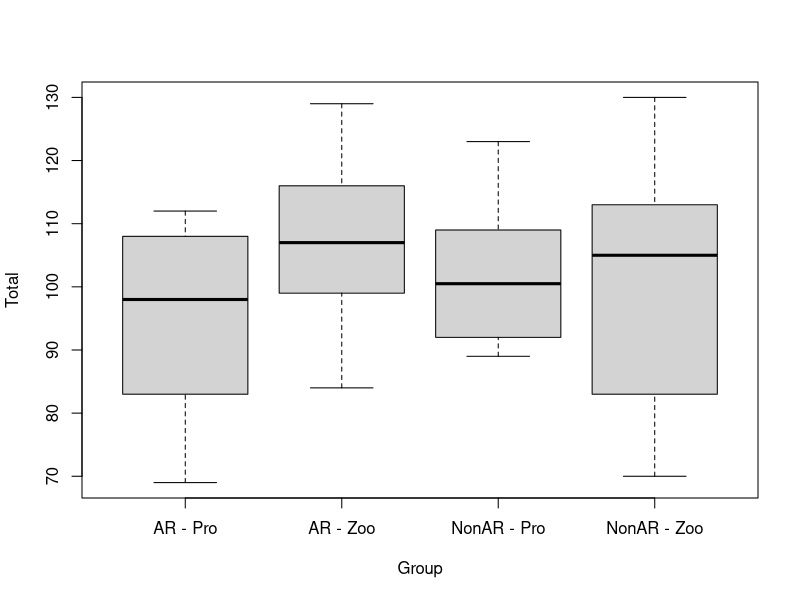
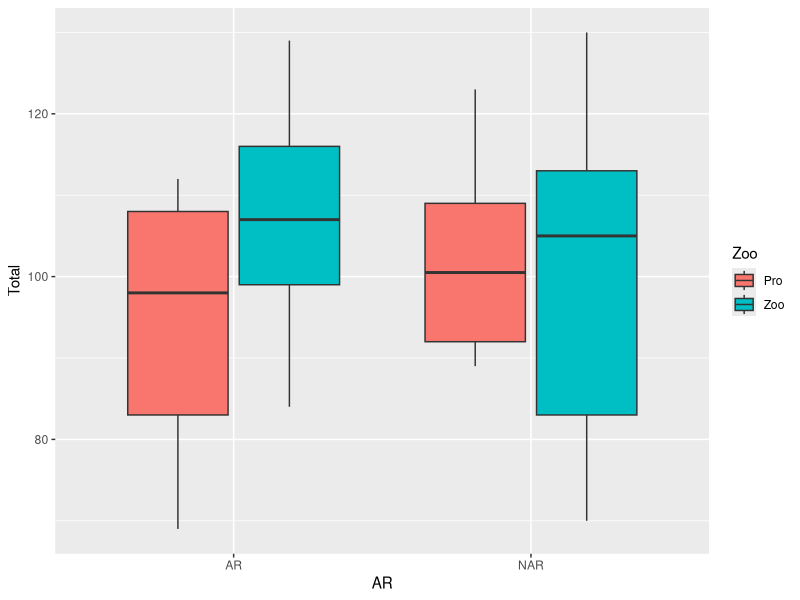
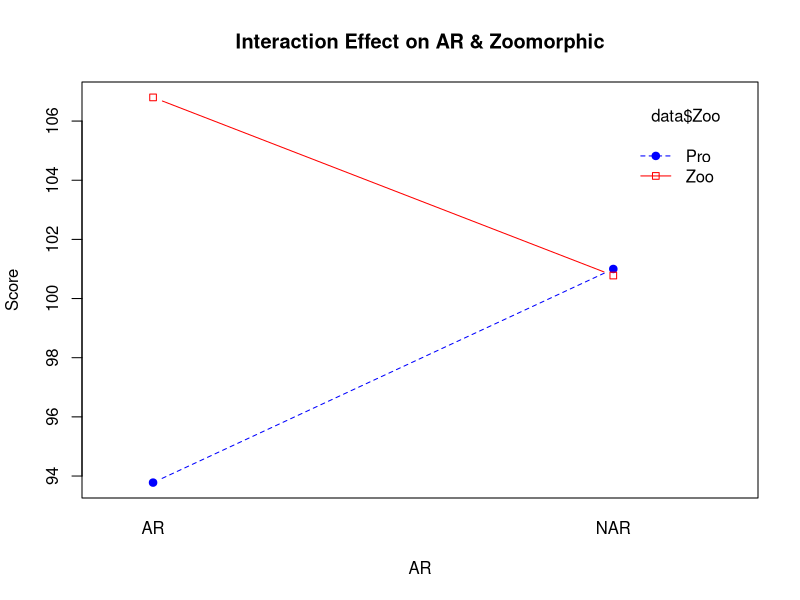
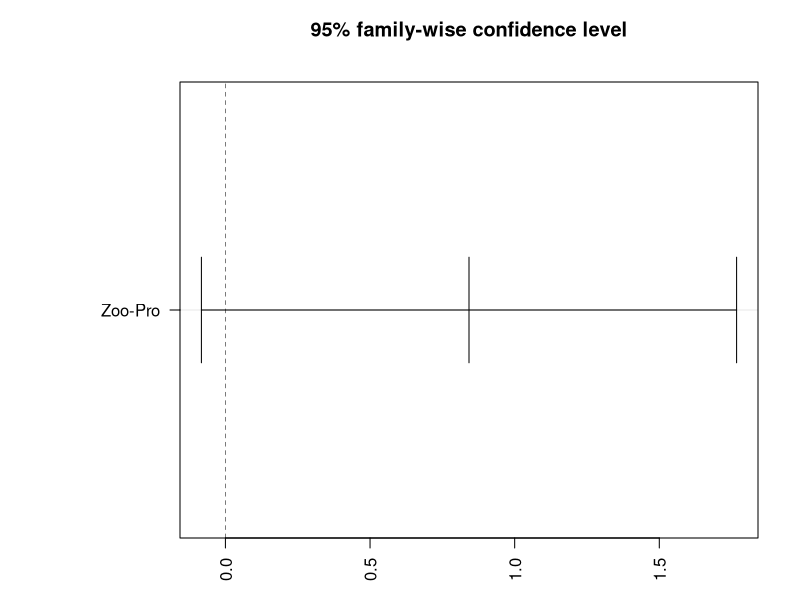
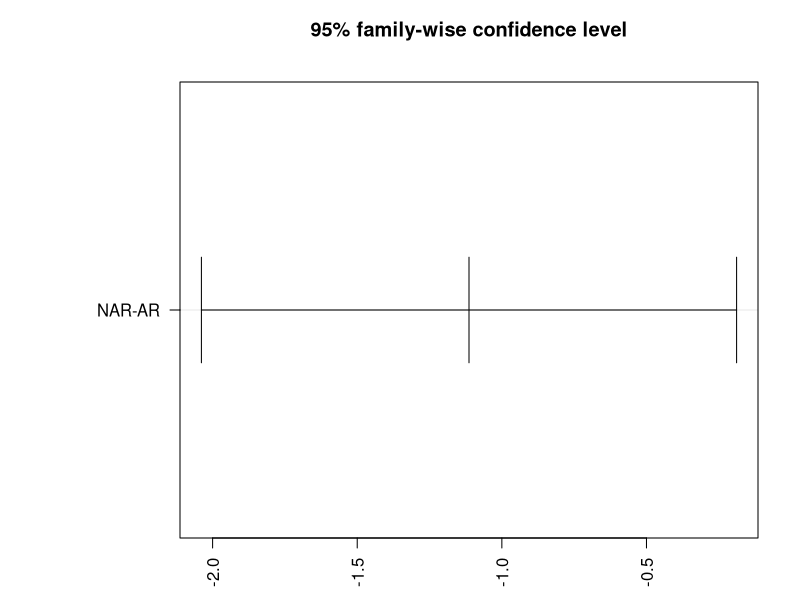
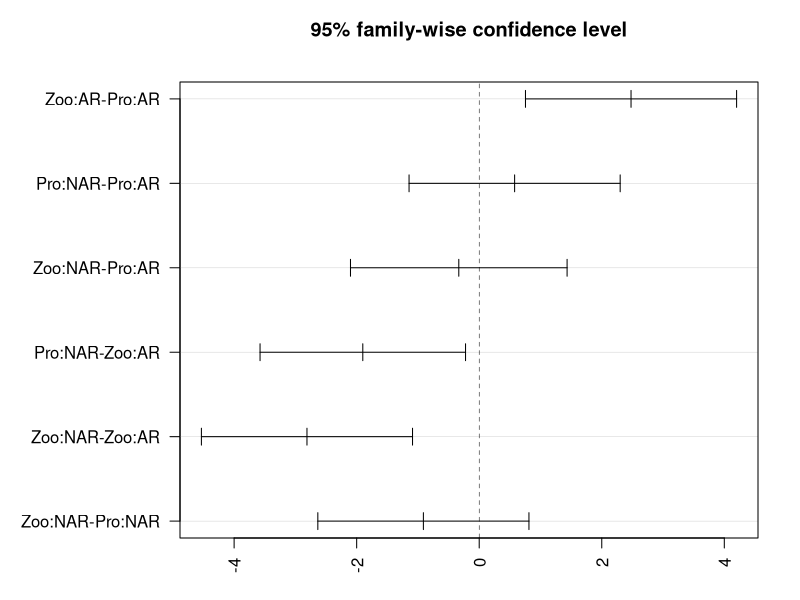

R code for these plots, in order:
################################################################################
################# Digital Healthcare Virtual Agent Research ####################

## Dataset: Responses from after DHVA experiments questionnaires.
## 




################################################################################

library(ggplot2)
library(dplyr)
library(psych)

getwd()

################################################################################
################################################################################

## Basic data preprocessing
data <- read.csv("./data/AR_response.csv")  # original data
data <- read.csv("./data/AR_response2.csv") # participant 1~3 edited
data <- read.csv("./data/AR_response2_adjusted.csv") # participant 1~3 edited + data adjusted
data <- read.csv("./data/AR_response2_adjusted_copy.csv") # participant 1~3 edited + data adjusted + n




head(data)
colnames(data)[1] <- "Group"
colnames(data)

## Factorizing categorical variables
data$Group <- as.factor(data$Group)
data$Age <- as.factor(data$Age)
data$Gender <- as.factor(data$Gender)

str(data)

## Adding new variables
# 1. Column to recognize AR or NonAR
AR_cat <- ifelse(data$Group=="AR - Pro"|data$Group=="AR - Zoo", "AR", "NAR")
data$AR <- AR_cat
data$AR <- as.factor(data$AR)

# 2. Column to recognize Pro or Zoo
Zoo_cat <- ifelse(data$Group=="AR - Zoo"|data$Group=="NonAR - Zoo", "Zoo", "Pro")
data$Zoo <- Zoo_cat
data$Zoo <- as.factor(data$Zoo)

# 3. Columns to sum up the questionnaires

# ATT(Attitude), ITU(Intention of Use), PENJ(Perceived Enjoyment), PEOU(Perceived Ease of Use)
# PS(Perceived Sociability), PU(Perceived Usefulness), SP(Social Presence), TRU(Trust)
# ANX(Anxiety), SI(Social Influence)
data <- data %>% 
  mutate(ATT = Q1 + Q2 + Q3, ITU = Q4 + Q5 + Q6, PENJ = Q7 + Q8 + Q9, 
         PEOU = Q10 + Q11 + Q12, PS = Q13 + Q14 + Q15, PU = Q16 + Q17 + Q18,
         SP = Q19 + Q20 + Q21, TRU = Q22 + Q23 + Q24, ANX = Q25 + Q26 + Q27, 
         SI = Q28 + Q29 + Q30)

data <- data %>% 
  mutate(Total = ATT + ITU + PENJ + PEOU + PS + PU + SP + TRU + ANX + SI)

head(data)
summary(data)


################################################################################
## Cronbach Alpha test

head(data)

alpha(data[,4:6])   # Q1~Q3: ATT(Attitude)             
alpha(data[,7:9])   # Q4~Q6: ITU(Intention of Use)            
alpha(data[,10:12]) # Q7~Q9: PENJ(Perceived Enjoyment)
alpha(data[,13:15]) # Q10~Q12: PEOU(Perceived Ease of Use)
alpha(data[,16:18]) # Q13~Q15: PS(Perceived Sociability) - low
alpha(data[,16:17]) # Q13~Q15: PS(Perceived Sociability) --> Q15 droped.
alpha(data[,19:21]) # Q16~Q18: PU(Perceived Usefulness)
alpha(data[,22:24]) # Q19~Q21: SP(Social Presence)
alpha(data[,25:27]) # Q22~Q24: TRU(Trust) - low
alpha(data[,28:30]) # Q25~Q27: ANX(Anxiety)
alpha(data[,31:33]) # Q28~Q30: SI(Social Influence)


################################################################################

## Simple check for the box plot and interaction plot
boxplot(Total ~ Group, data=data)
ggplot(data, aes(x = AR, y = Total, fill = Zoo)) + geom_boxplot()

interaction.plot(data$AR, data$Zoo, data$Total, 
                 main = "Interaction Effect on AR & Zoomorphic",
                 xlab = "AR", ylab = "Score", type = "b",
                 pch = c(19, 22), col=c("blue", "red"), legend=TRUE)



# ATT(Attitude), ITU(Intention of Use), PENJ(Perceived Enjoyment), PEOU(Perceived Ease of Use)
# PS(Perceived Sociability), PU(Perceived Usefulness), SP(Social Presence), TRU(Trust)
# ANX(Anxiety), SI(Social Influence)


## One-way ANOVA test for each variable
result_AR <-aov(Total ~ AR, data = data)
anova(result_AR)

result_zoo <- aov(Total ~ Zoo, data = data)
anova(result_zoo)


## Two-way ANOVA test for both variables
result_both <- aov(ITU ~ Zoo * AR, data = data)
anova(result_both)


## TukeyHSD test for multiple comparisons - post hoc test
TukeyHSD(result_both, conf.level=0.95)

par(mar=c(3.1, 9, 4.1, 2.1))
plot(TukeyHSD(result_both, conf.level = 0.95), las=2)




################################################################################
## ANOVA test with interaction effect from variables






## ANOVA test without interaction effect from variables






